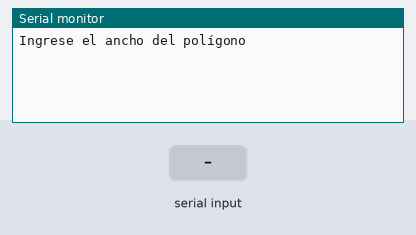
Bench run of a sketch on a simulated Arduino Uno, built with avr-gcc and run on an emulated ATmega328P. On the bench: the last lines printed to the serial monitor. The inputs (shaded band) are chosen by the test bench.

Above: at 1.2 s.
1.3 s: "90,45\n" received over Serial
At 2.4 s:
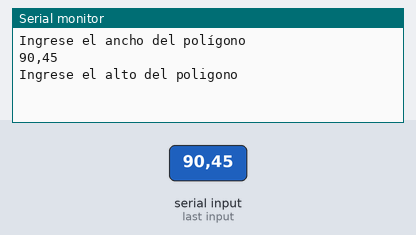
3.1 s: "30,150\n" received over Serial
At 4.0 s:
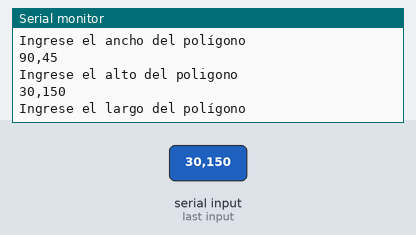
4.8 s: "0\n" received over Serial
At 5.8 s:
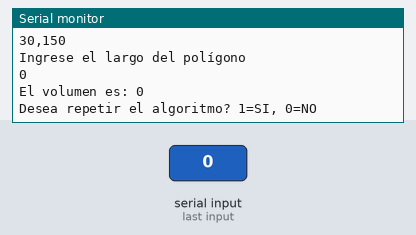

Measured:
- after the input at 1.3 s, the serial monitor: prints a new line after 0.11 s (image 1)
- after the input at 3.1 s, the serial monitor: prints a new line at once (image 2)
- after the input at 4.8 s, the serial monitor: prints a new line at once (image 3)

The sketch:

SE_VolumenPoligono.ino
```cpp
int leds[8] = {6, 7, 8, 9, 10, 11, 12, 13};
int estado = 0;
void setup() {
  Serial.begin(9600);
  Serial.setTimeout(10);
}
String valor;
int volumen;
int v;
int ancho, largo, alto;
void loop() {
  // put your main code here, to run repeatedly:
  switch (estado) {
    case 0:
    case 3:
    case 6:
      if (estado == 0)
      {
        Serial.println("Ingrese el ancho del polígono");
      }
      else
      {
        if (estado == 3)
        {
          Serial.println("Ingrese el alto del poligono");
        }
        else
        {
          Serial.println("Ingrese el largo del polígono");
        }
      }
      estado++;
      break;
    case 1:
    case 4:
    case 7:
    case 12:
      if (Serial.available() > 0)
      {
        valor = Serial.readString();
        Serial.println(valor);
        estado++;
      }
      break;
    case 2:
    case 5:
    case 8:
    case 13:
      if (!valor.equals(""))
      {
        v = valor.toInt();
        if (estado == 2)
        {
          ancho = v;
          estado++;
        }
        else
        {
          if (estado == 5)
          {
            alto = v;
            estado++;
          }
          else
          {
            if (estado == 8)
            {
              largo = v;
              estado++;
            }
            else
            {
              if (v == 1)
              {
                estado = 0;
              }
              else
              {
                estado = 11;
              }
            }
          }
        }
      }
      break;
    case 9:
      volumen = ancho * alto * largo;
      estado++;
      break;
    case 10:
      Serial.println("El volumen es: "+String(volumen));
      estado++;
      break;
    case 11:
      Serial.println("Desea repetir el algoritmo? 1=SI, 0=NO");
      estado = 12;
      break;
  }
  delay(100);
}
```
